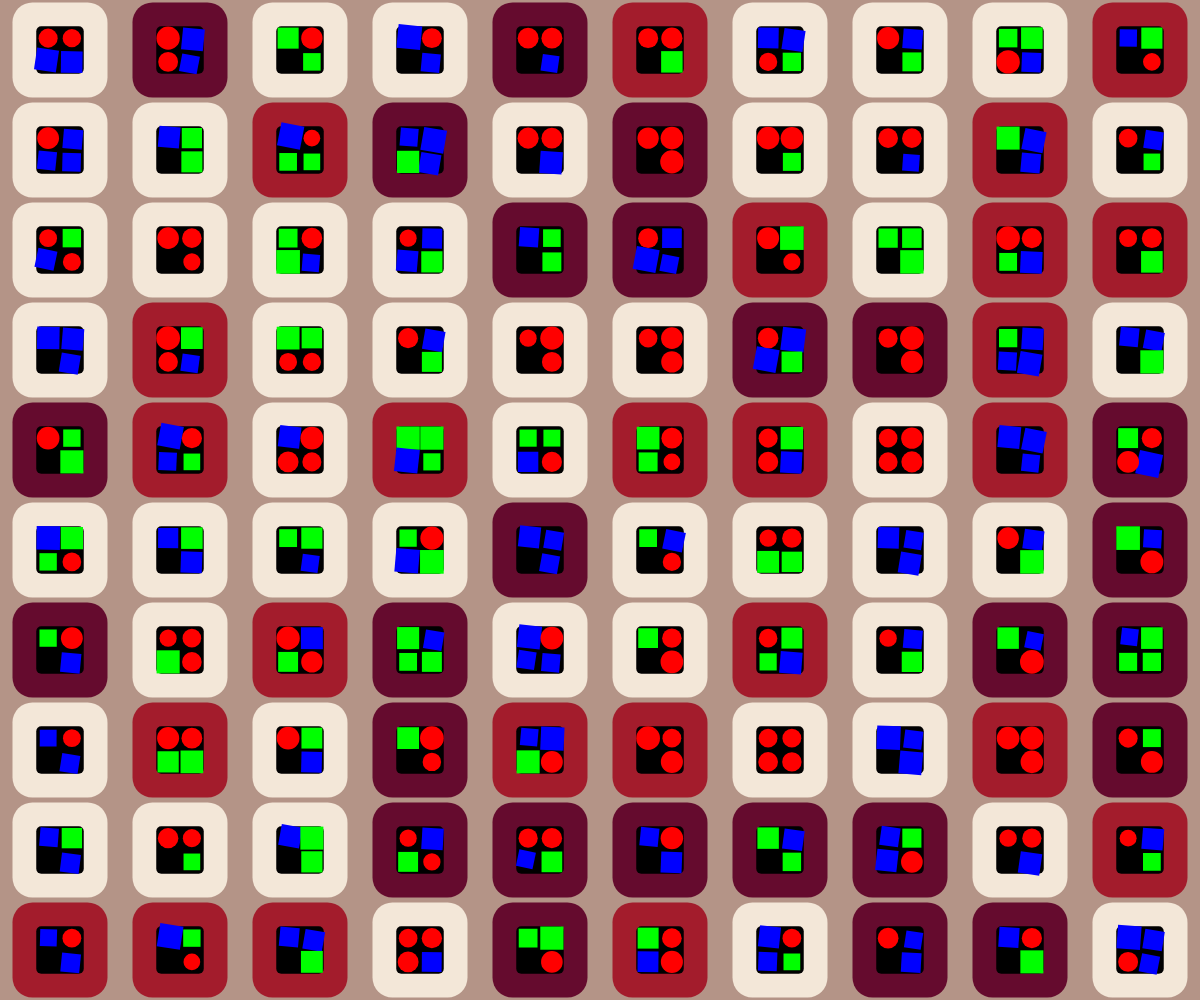
Frame 1 (no input)
Frame 60 (no input): identical to frame 1, image omitted
Frame 120 (the mouse pressed at the canvas centre since frame 60): identical to frame 1, image omitted

The p5.js sketch that drew this single still picture (run headless with seeded random() and noise() and a simulated clock; from frame 60 on, the mouse is pressed at the canvas centre):

// p5.js sketch
// ── sketch.js
function setup() {
  createCanvas(windowWidth, windowHeight);
  console.log('p5.js version:', p5.VERSION);

  background(180, 148, 135);
strokeWeight(0)
  angleMode(DEGREES);

  //disegno glifi una volta
  //griglia e numero di glifi che voglio
let numeroGlifi = 100;
let numeroColonne = ceil(sqrt(numeroGlifi)); //calcola la radice quadrata 
let numeroRighe = ceil(sqrt(numeroGlifi));
let qualeForma = random(3)
//coordinate iniziali da dove far partire la mia composizione
let xCorrente =0;
let yCorrente =0;
//dimensioni delle colonne o righe
let dimColonna = windowWidth / numeroColonne;
let dimRiga = windowHeight / numeroRighe;


for(let g=0; g < numeroGlifi; g++){
  mioGlifo(xCorrente + dimColonna/2, yCorrente + dimRiga/2, dimRiga*0.95);
  xCorrente = xCorrente + dimColonna;
    if(xCorrente >= windowWidth){
    xCorrente = 0;
    yCorrente = yCorrente + dimRiga;
  }
}
}

function draw() {
  // put drawing code here
}

function mioGlifo(x, y, size){
  push();



  translate(x, y);
    rectMode(CENTER);

  
let randomColor = random(1, 100);

    if (randomColor<20){
      fill(101, 11, 46);
    } else if(randomColor<70){
      fill(243, 231, 216); 
    }else{
      fill(163, 28, 44);
    }


  rect(0, 0, size, size, 20);
  fill(0);
    rect(0, 0, size/2, size/2, 5);


let quanteForme = ceil(random(2, 4));

for(let i=0; i < quanteForme; i++){
  // let xForma = random(-size*0.25, size*0.25);
  // let yForma = random(-size*0.25, size*0.25);

  miaForma(i+1, size);
} 

  pop();  
}

function miaForma(posizione, size) {
  let sizeCerchio = random((size/4)*0.7, size/4); 
  let sizeQuadrato = random((size/4)*0.7, size/4); 
  let qualeForma = ceil(random (3));
  //coordinate posizione
  let x1 = -size/8;
  let y1 = -size/8;
  let x2 = size /8;
  let y2 = -size/8;
  let x3 = size/8;
  let y3 = size/8;
  let x4 = -size/8;
  let y4 = size/8;

  let x = 0;
  let y = 0;



  if(posizione == 1){
    x = x1;
    y = y1;
  } else if(posizione==2){
    x = x2;
    y = y2;
  } else if(posizione==3){
    x = x3;
    y = y3;
  }else{
    x = x4;
    y = y4;
  }






  
  if(qualeForma == 1) {
    fill(255,0,0);
    circle(x, y, sizeCerchio);  
} else if (qualeForma == 2) {
    fill(0,255,0);
    rect(x, y, sizeQuadrato);
} else if(qualeForma == 3){
  push();
    rotate(random(12));  
    fill(0,0,255);
    rect(x, y, sizeQuadrato);
  pop();
  } else{

  }
}
